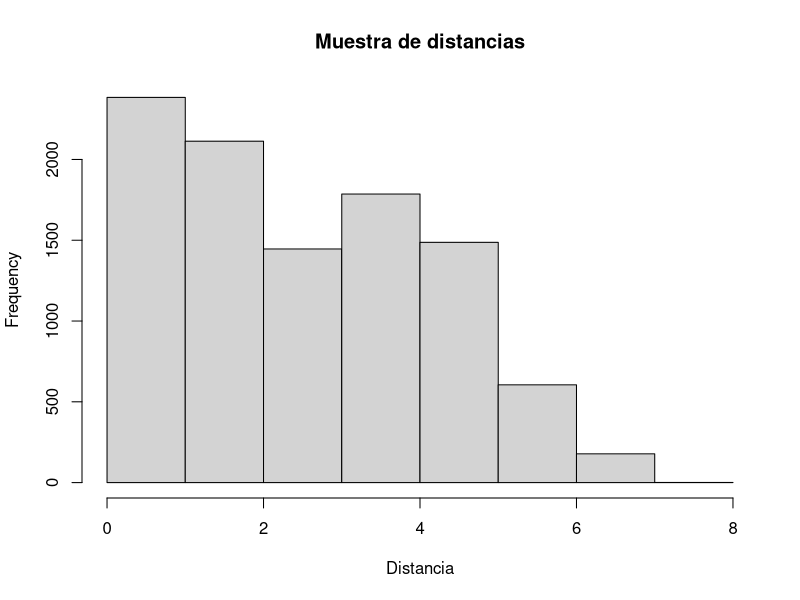

This chart was generated by the following R code:
## ---- chunk 1
knitr::opts_chunk$set(echo = TRUE)
library(readr)
library(dplyr)
## ---- chunk 2
iris <- read_csv('iris.csv')
## ---- chunk 3
dist <- function(X, Y){
  return(sqrt(sum((X - Y)^2)))
}
## ---- chunk 4
genDistancias<-function(data, N){
  v<-rep(0, N)
  for (i in 1:N) {
    ind<-sample(1:nrow(data), size=2)
    p <- data[ind[1], ]
    q <- data[ind[2], ]
    v[i] <- dist(p, q)
  }
  return(v)
}
## ---- chunk 5
D<-genDistancias(iris[, 1:4], 10000)
H<-hist(D, xlab = "Distancia", breaks = 10, main="Muestra de distancias")
## ---- chunk 6
for (i in 1:(length(H$counts)-1)) {
  print(paste("Radio <=" , H$breaks[i+1],": ", ... =     round(100*sum(H$counts[1:i])/sum(H$counts)), "%"))
}
## ---- chunk 7
print(paste0("Radio de 2: PR = ", round(sum(H$counts[1:2])/sum(H$counts),2)))
print(paste0("Radio de 4: PR = ", round(sum(H$counts[1:4])/sum(H$counts),2)))
print(paste0("Radio de 6: PR = ", round(sum(H$counts[1:6])/sum(H$counts),2)))
## ---- chunk 8
rangeSearch <- function(Q,r){
  distances <- {}
  index <- {}
  for (i in 1:nrow(iris)){
    distance = dist(Q,iris[i,1:4])
    if(distance < r) {
      distances <- c(distances, round(distance,3))
      index <- c(index, i)
    }
  }
  return(data.frame(distances, index))
}
## ---- chunk 9
radios <- c(2,4,6)
Query <- c(15,82,121)
for (i in 1:3){
  print(paste0("Rango = ", radios[i]))
  for (q in 1:3){
    print(paste0("Se busca coincidencias con el índice Q",q, " = ",Query[q]))
    temp <- iris
    val <- iris[Query[q],1:4]
    iris <- iris[-c(Query[q]),]
    results <- rangeSearch(val, radios[i])
    print(paste0("Valores encontrados: (", nrow(results),")"))
    for(v in 1:nrow(results)){
      index <- results$index[v]
      distance <- results$distances[v]
      if(index >= Query[q]) {
          index <- index + 1
      }
      print(paste0("    Indice: ", index))
      print(paste0("    Distancia: ", distance))
    }
    iris <- temp
  }
}
rm(temp)
## ---- chunk 10
KnnSearch <- function(Q,k){
  distances <- {}
  index <- {}
  for (i in 1:nrow(iris)){
    index <- c(index, i)
    distances <- c(distances, dist(iris[i,1:4], Q))
  }
  result <- data.frame(index,distances)
  result <- result[order(result$distances),]
  return(result[1:k,])
}
## ---- chunk 11
K <- c(2,4,8,16,32)
for(q in 1:3){
  print(paste0("Se busca coincidencias con el índice Q",q, " = ",Query[q]))
  for(k in 1:5){
    print(paste0("Número de vecinos a encontrar: ",K[k]))
    temp <- iris
    val <- iris[Query[q],1:4]
    iris <- iris[-c(Query[q]),]
    results <- KnnSearch(val, K[k])
    print("Valores encontrados:")
    for(v in 1:nrow(results)){
      index <- results$index[v]
      distance <- results$distances[v]
      if(index >= Query[q]) {
          index <- index + 1
      }
      print(paste0("    Indice: ", index))
      print(paste0("    Distancia: ", distance))
    }
    iris <- temp
  }
}
